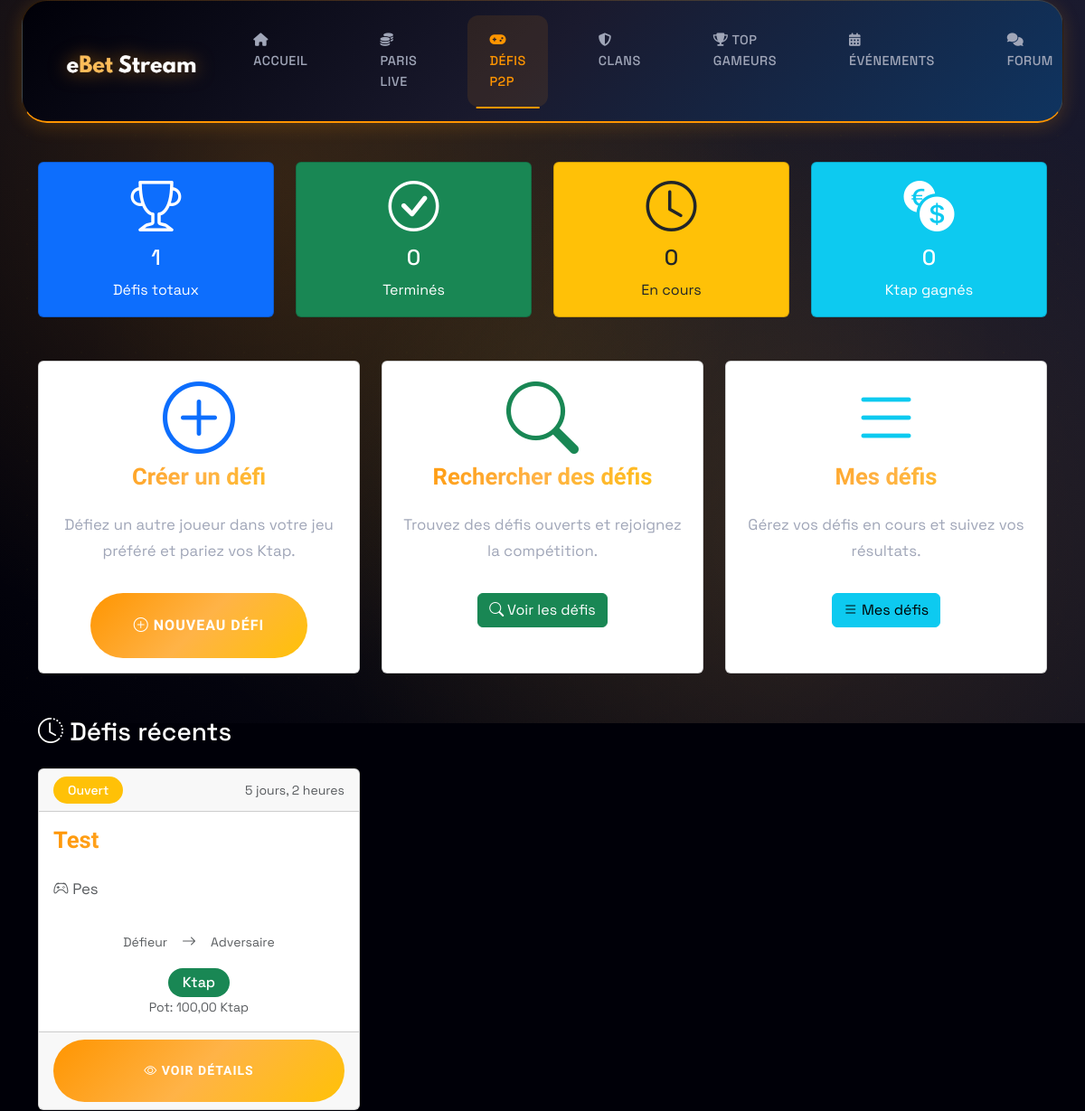
Page /betting/p2p/ (signed in, upper part) on the earlier database version.
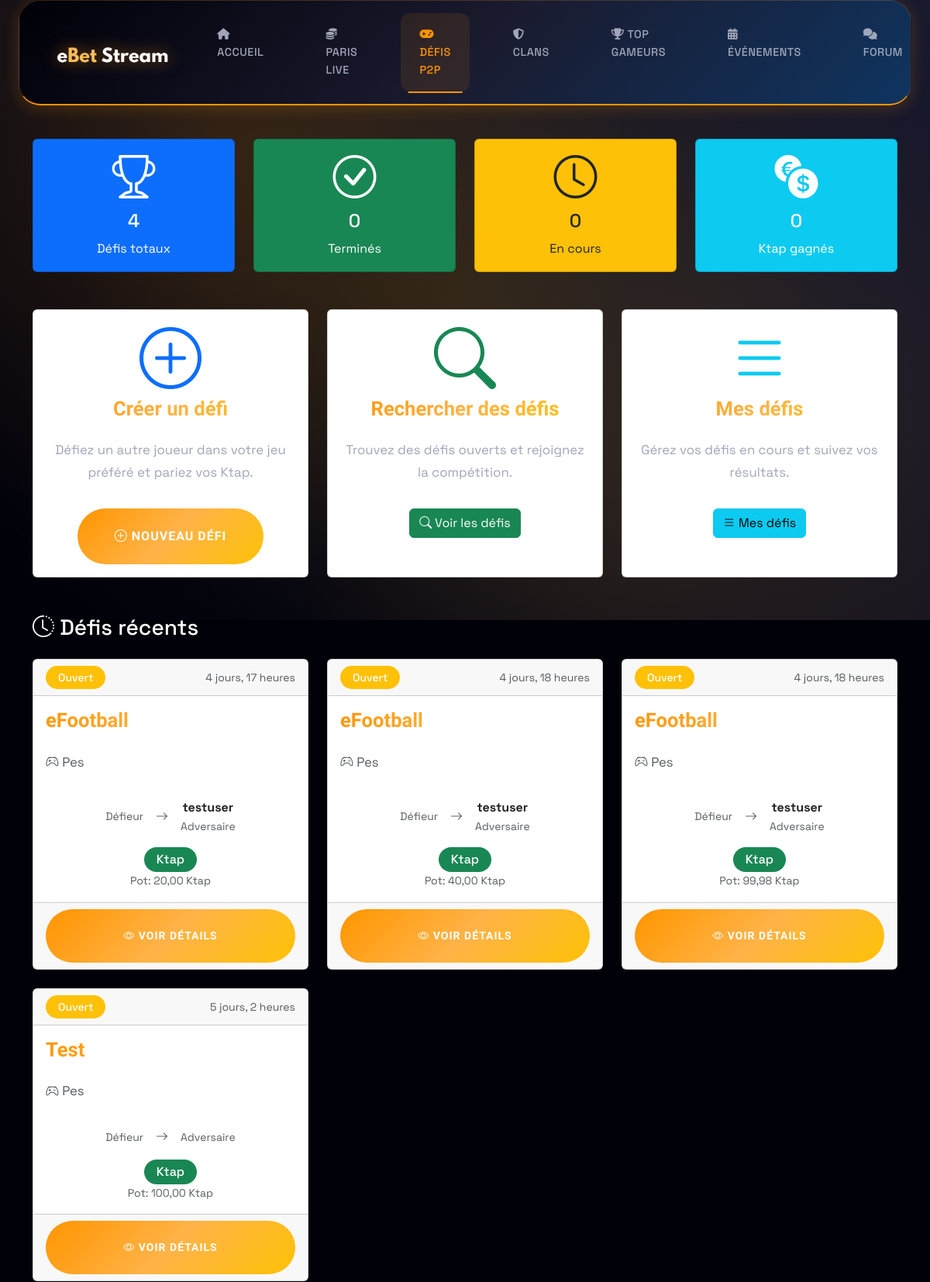
Same page on the later database version.
### betting/models.py (models this page shows, shortened)
class P2PChallenge(models.Model):
    STATUS_CHOICES = [
        ('open', 'Ouvert'),
        ('accepted', 'Accepté'),
        ('in_progress', 'En cours'),
        ('completed', 'Terminé'),
        ('cancelled', 'Annulé'),
        ('expired', 'Expiré'),
    ]
    GAME_TYPES = [
        ('fifa', 'FIFA'),
        ('pes', 'PES'),
        ('csgo', 'CS:GO'),
        ('lol', 'League of Legends'),
        ('valorant', 'Valorant'),
        ('rocket_league', 'Rocket League'),
        ('other', 'Autre'),
    ]
    title = models.CharField(max_length=200, verbose_name="Titre du défi")
    description = models.TextField(verbose_name="Description")
    game_type = models.CharField(max_length=20, choices=GAME_TYPES, verbose_name="Type de jeu")
    game_name = models.CharField(max_length=100, verbose_name="Nom du jeu", default="")
    custom_game = models.CharField(blank=True, max_length=100, verbose_name="Jeu personnalisé")
    creator_bet_amount = models.DecimalField(
        max_digits=10,
        decimal_places=2,
        verbose_name="Mise du créateur"
    )
    opponent_bet_amount = models.DecimalField(
        max_digits=10,
        decimal_places=2,
        verbose_name="Mise de l'adversaire"
    )
    rules = models.TextField(blank=True, verbose_name="Règles du défi")
    match_format = models.CharField(default="1v1", max_length=100, verbose_name="Format du match")
    status = models.CharField(max_length=20, choices=STATUS_CHOICES, default='open', verbose_name="Statut")
    created_at = models.DateTimeField(auto_now_add=True, verbose_name="Date de création")
    expires_at = models.DateTimeField(verbose_name="Date d'expiration")
    accepted_at = models.DateTimeField(blank=True, null=True, verbose_name="Date d'acceptation")
    completed_at = models.DateTimeField(blank=True, null=True, verbose_name="Date de fin")
    creator_result = models.CharField(
        blank=True,
        choices=[
            ('win', 'Victoire'),
            ('loss', 'Défaite'),
            ('draw', 'Match nul'),
        ],
        max_length=20,
        null=True,
        verbose_name="Résultat du créateur"
    )
    opponent_result = models.CharField(
        blank=True,
        choices=[
            ('win', 'Victoire'),
            ('loss', 'Défaite'),
            ('draw', 'Match nul'),
        ],
        max_length=20,
        null=True,
        verbose_name="Résultat de l'adversaire"
    )
    creator_proof = models.TextField(blank=True, verbose_name="Preuve du créateur")
    opponent_proof = models.TextField(blank=True, verbose_name="Preuve de l'adversaire")
    admin_decision = models.CharField(
        blank=True,
        choices=[
            ('creator_win', 'Victoire créateur'),
            ('opponent_win', 'Victoire adversaire'),
            ('draw', 'Match nul'),
            ('cancelled', 'Annulé'),
        ],
        max_length=20,
        null=True,
        verbose_name="Décision admin"
    )
    creator = models.ForeignKey(User, on_delete=models.CASCADE, related_name='created_challenges', verbose_name="Créateur")
    opponent = models.ForeignKey(User, blank=True, null=True, on_delete=models.CASCADE, related_name='received_challenges', verbose_name="Adversaire")
    winner = models.ForeignKey(User, blank=True, null=True, on_delete=models.SET_NULL, related_name='won_challenges', verbose_name="Gagnant")
    class Meta:
        verbose_name = "Défi P2P"
        verbose_name_plural = "Défis P2P"
        ordering = ['-created_at']
    @property
    def total_pot(self):
        return self.creator_bet_amount * 2

### users/models.py (models this page shows, shortened)
class User(AbstractUser):
    uuid = models.UUIDField(
        default=uuid.uuid4,
        editable=False,
        null=True,
        verbose_name="Identifiant unique"
    )
    groups = models.ManyToManyField(
        Group,
        verbose_name='groups',
        blank=True,
        related_name='users_groups',
        related_query_name='user'
    )
    user_permissions = models.ManyToManyField(
        Permission,
        verbose_name='user permissions',
        blank=True,
        related_name='users_permissions',
        related_query_name='user'
    )
    balance = models.DecimalField(
        max_digits=10,
        decimal_places=2,
        default=0.00,
        validators=[MinValueValidator(0)],
        verbose_name="Solde bonus"
    )
    kapanga_balance = models.DecimalField(
        max_digits=10,
        decimal_places=2,
        default=0.00,
        verbose_name="Solde Ktap"
    )
    profile_picture = models.ImageField(
        upload_to='profile_pics/',
        default='profile_pics/default.jpg',
        verbose_name="Photo de profil"
    )
    language = models.CharField(max_length=10, default='fr', verbose_name="Langue")
    email_verified = models.BooleanField(default=False, verbose_name="Email vérifié")
    verification_token = models.CharField(max_length=100, blank=True, null=True)
    bonus_conditions_met = models.BooleanField(default=False, verbose_name="Conditions de bonus remplies")
    bonus_wagered_amount = models.DecimalField(
        max_digits=10,
        decimal_places=2,
        default=0.00,
        validators=[MinValueValidator(0)],
        verbose_name="Montant misé pour le bonus"
    )
    is_vip = models.BooleanField(default=False, verbose_name="Statut VIP")
    vip_since = models.DateTimeField(null=True, blank=True, verbose_name="Date d'activation VIP")
    vip_points = models.IntegerField(default=0, verbose_name="Points VIP")
    parrain = models.ForeignKey('self', null=True, blank=True, on_delete=models.SET_NULL, related_name='filleuls', verbose_name="Parrain")
    total_bonus = models.DecimalField(max_digits=10, decimal_places=2, default=0.00, verbose_name="Total des bonus VIP")

### betting/views.py (the view)
# urls.py: path('p2p/', views.P2PIndexView.as_view(), name='p2p_index'),
class P2PIndexView(LoginRequiredMixin, View):
    template_name = 'betting/p2p/index.html'
    def get(self, request):
        user_challenges = P2PChallenge.objects.filter(
            models.Q(creator=request.user) | models.Q(opponent=request.user)
        )
        recent_challenges = P2PChallenge.objects.filter(
            status__in=['open', 'accepted', 'completed']
        ).select_related('creator', 'opponent').order_by('-created_at')[:6]
        context = {
            'total_challenges': user_challenges.count(),
            'completed_challenges': user_challenges.filter(status='completed').count(),
            'active_challenges': user_challenges.filter(status__in=['accepted', 'in_progress']).count(),
            'total_winnings': 0,  # À calculer selon vos besoins
            'recent_challenges': recent_challenges,
        }
        return render(request, self.template_name, context)

### betting/templates/betting/p2p/index.html (shortened to what the changed rows need)
{% extends 'base.html' %}
{% block content %}
<div class="container py-4">
  <div class="row">
    <div class="col-12">
      <div class="text-center mb-5">
        <h1 class="display-4 text-primary">
          <i class="bi bi-people-fill"></i> Défis P2P
        </h1>
      </div>
    </div>
  </div>
  <div class="row mb-5">
    <div class="col-md-3">
      <div class="card text-center bg-primary text-white">
        <div class="card-body">
          <i class="bi bi-trophy display-4"></i>
          <h4 class="mt-2">{{ total_challenges|default:0 }}</h4>
          <p class="mb-0">Défis totaux</p>
        </div>
      </div>
    </div>
  </div>
  {% if recent_challenges %}
    <div class="row">
      <div class="col-12">
        <div class="row">
          {% for challenge in recent_challenges %}
            <div class="col-md-6 col-lg-4 mb-4">
              <div class="card h-100">
                <div class="card-header d-flex justify-content-between align-items-center">
                  <span class="badge {% if challenge.status == 'open' %}bg-warning{% elif challenge.status == 'accepted' %}bg-info{% elif challenge.status == 'completed' %}bg-success{% else %}bg-secondary{% endif %}">
                    {{ challenge.get_status_display }}
                  </span>
                  <small class="text-muted">{{ challenge.created_at|timesince }}</small>
                </div>
                <div class="card-body">
                  <h6 class="card-title">{{ challenge.game_name }}</h6>
                  <p class="card-text text-muted">
                    <i class="bi bi-controller"></i> {{ challenge.game_type|title }}
                  </p>
                  <div class="text-center mb-3">
                    <div class="d-flex justify-content-center align-items-center">
                      <div class="text-center">
                        <div class="small text-muted">Défieur</div>
                      </div>
                      <div class="mx-3">
                        <i class="bi bi-arrow-right text-muted"></i>
                      </div>
                      <div class="text-center">
                        <strong>{{ challenge.opponent.username }}</strong>
                        <div class="small text-muted">Adversaire</div>
                      </div>
                    </div>
                  </div>
                  <div class="text-center">
                    <span class="badge bg-success fs-6">{{ challenge.bet_amount }} Ktap</span>
                    <small class="text-muted d-block">Pot: {{ challenge.total_pot }} Ktap</small>
                  </div>
                </div>
                <div class="card-footer">
                  <a href="{% url 'betting:p2p_challenge_detail' challenge.pk %}" class="btn btn-primary btn-sm w-100">
                    <i class="bi bi-eye"></i> Voir détails
                  </a>
                </div>
              </div>
            </div>
          {% endfor %}
        </div>
      </div>
    </div>
  {% endif %}
</div>
{% endblock %}

Differences in the rows shown:
added P2PChallenge: status "Ouvert", created_at "4 jours, 17 heures", game_name "eFootball", game_type "Pes", opponent.username "testuser", total_pot "20,00"
added P2PChallenge: status "Ouvert", created_at "4 jours, 18 heures", game_name "eFootball", game_type "Pes", opponent.username "testuser", total_pot "40,00"
added P2PChallenge: status "Ouvert", created_at "4 jours, 18 heures", game_name "eFootball", game_type "Pes", opponent.username "testuser", total_pot "99,98"
Other differences:
{{ total_challenges|default:0 }}: "1" → "4"
